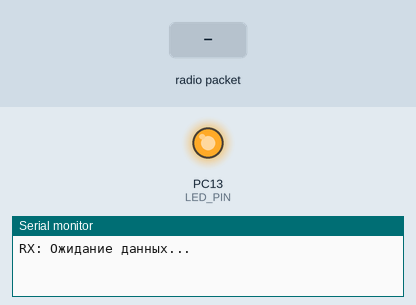
Bench run of a sketch on a simulated STM32 Blue Pill. Parts: output pins drawn as LEDs (lit = HIGH), the last lines printed to the serial monitor. The inputs (shaded band) are chosen by the test bench. No radio packets arrive unless stated.

Above: at 1.2 s.
1.3 s: radio packet "LED_ON" arrives
At 1.8 s:
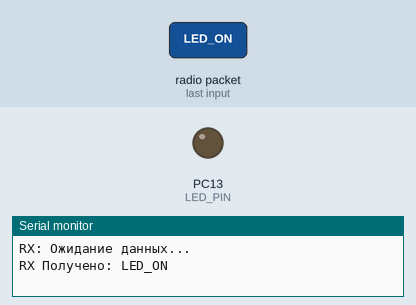
2.8 s: radio packet "LED_OFF" arrives
At 4.1 s:
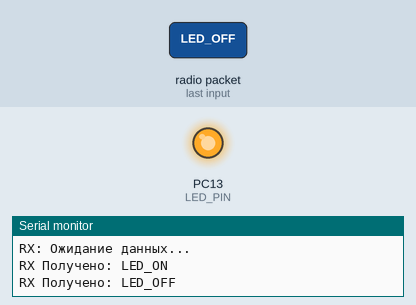
Timing chart, 0 to 5.8 s (numbered marks = the images above; inputs shaded):
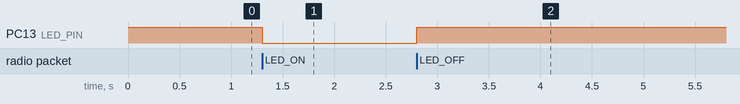

Measured:
- after the input at 1.3 s, PC13 (LED_PIN): HIGH → LOW at once
- after the input at 2.8 s, PC13 (LED_PIN): LOW → HIGH at once

The sketch:

Diplom_priemnik.ino
```cpp
#include <SPI.h>
#include <RF24.h>

#define CE_PIN  PA4
#define CSN_PIN PB0
#define LED_PIN PC13 // Встроенный светодиод на Blue Pill

RF24 radio(CE_PIN, CSN_PIN);
const byte address[6] = "00001"; // Тот же адрес, что и у передатчика

void setup() {
  pinMode(LED_PIN, OUTPUT);
  digitalWrite(LED_PIN, HIGH); // LED выключен (на Blue Pill светодиод активный низкий)

  Serial.begin(115200);

  radio.begin();
  radio.openReadingPipe(0, address);
  radio.setPALevel(RF24_PA_LOW);
  radio.setAutoAck(false);            // Должно совпадать с передатчиком
  radio.startListening();             // Режим приёма

  Serial.println("RX: Ожидание данных...");
}

void loop() {
  if (radio.available()) {
    char message[32] = {0};
    radio.read(&message, sizeof(message));

    Serial.print("RX Получено: ");
    Serial.println(message);

    if (strcmp(message, "LED_ON") == 0){
    digitalWrite(LED_PIN, LOW);}
    if (strcmp(message, "LED_OFF") == 0){
      digitalWrite(LED_PIN, HIGH);
    }
     // Включаем светодиод
    // Примечание: светодиод останется включённым до перезагрузки или явного выключения.
    // При необходимости добавьте таймер выключения через millis().
  }
}
```
